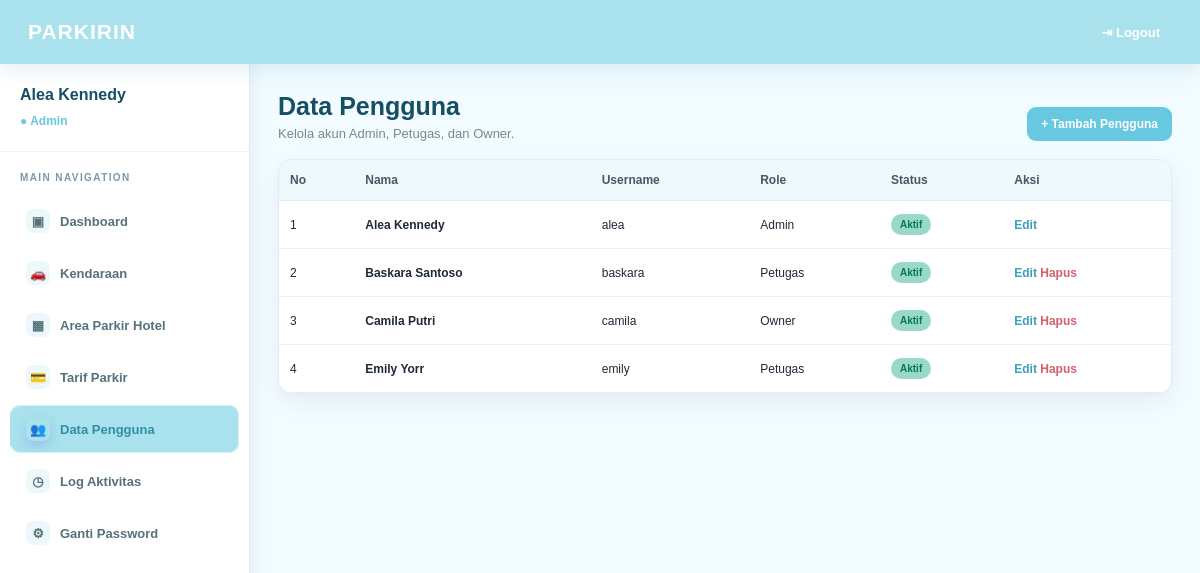
The app's page /index.php?page=user (signed in) with its own data.
### tables this page shows
CREATE TABLE tb_user (
  id_user INT(11) NOT NULL AUTO_INCREMENT,
  nama_lengkap VARCHAR(50) NOT NULL,
  username VARCHAR(50) NOT NULL UNIQUE,
  password VARCHAR(100) NOT NULL,
  role ENUM('admin','petugas','owner') NOT NULL,
  status_aktif TINYINT(1) NOT NULL DEFAULT 1,
  PRIMARY KEY (id_user)
);

### models/user.php (called while the page is built, shortened)
<?php
class User
{
    private $conn;
    public function __construct($conn)
    {
        $this->conn = $conn;
    }
    public function getAll()
    {
        return mysqli_query($this->conn, "SELECT * FROM tb_user ORDER BY id_user ASC");
    }
}
?>

### views/user/index.php (the view, shortened to what this page needs)
<?php
require_once __DIR__ . '/../../config/auth.php';
?>
<!DOCTYPE html>
<html lang="id">
    <head>
        <link rel="stylesheet" href="assets/css/style.css">
    </head>
    <body>
        <header class="topbar fade-in">
            <div class="logo">PARKIRIN</div>
            <a href="controller/logout.php" onclick="return confirm('Anda yakin ingin logout dari akun ini?');">⇥ Logout</a>
        </header>
        <div class="layout">
            <aside class="sidebar fade-in">
                <div class="profile">
                    <h3><?= htmlspecialchars($_SESSION['nama']); ?></h3>
                    <span>● <?= ucfirst(htmlspecialchars($_SESSION['level'])); ?></span>
                </div>
                <div class="nav-title">MAIN NAVIGATION</div>
                <nav>
                    <?php renderNavigation(); ?>
                </nav>
            </aside>
            <main class="content">
                <div class="page-header">
                    <div>
                        <h1>Data Pengguna</h1>
                        <p>Kelola akun Admin, Petugas, dan Owner.</p>
                    </div>
                    <div class="actions">
                        <a class="btn btn-green" href="index.php?page=user&aksi=tambah">+ Tambah Pengguna</a>
                    </div>
                </div>
                <div class="table-card">
                    <table class="crud-table">
                        <thead>
                            <tr>
                                <th>No</th>
                                <th>Nama</th>
                                <th>Username</th>
                                <th>Role</th>
                                <th>Status</th>
                                <th>Aksi</th>
                            </tr>
                        </thead>
                        <tbody>
                            <?php
                            $no = 1;
                            while ($row = mysqli_fetch_assoc($dataUser)):
                            ?>
                            <tr>
                                <td><?= $no++; ?></td>
                                <td>
                                    <b><?= htmlspecialchars($row['nama_lengkap']); ?></b>
                                </td>
                                <td><?= htmlspecialchars($row['username']); ?></td>
                                <td><?= ucfirst(htmlspecialchars($row['role'])); ?></td>
                                <td>
                                    <span class="badge <?= $row['status_aktif']?'green':'red'; ?>">
                                        <?= $row['status_aktif']?'Aktif':'Nonaktif'; ?>
                                    </span>
                                </td>
                                <td class="action-cell">
                                    <a
                                        class="link-edit"
                                        href="index.php?page=user&aksi=edit&id=<?= (int)$row['id_user']; ?>"
                                    >
                                        Edit
                                    </a>
                                    <?php if ((int) $row['id_user'] !== (int) $_SESSION['id_user']): ?>
                                        <a
                                            class="link-delete"
                                            href="index.php?page=user&aksi=hapus&id=<?= (int)$row['id_user']; ?>"
                                            onclick="return confirm('Anda yakin ingin menghapus pengguna ini?');"
                                        >
                                            Hapus
                                        </a>
                                    <?php endif; ?>
                            </td>
                        </tr>
                    <?php endwhile; ?>
                </tbody>
            </table>
        </div>
    </main>
</div>
</body>
</html>

### index.php (shortened to what this page needs)
<?php
require_once __DIR__ . '/config/auth.php';
$page = isset($_GET['page']) ? $_GET['page'] : '';
switch ($page) {
    case 'user':
        require __DIR__ . '/controller/usercontroller.php';
        break;
}
?>

### controller/usercontroller.php (shortened to what this page needs)
<?php
require_once __DIR__ . '/../config/koneksi.php';
require_once __DIR__ . '/../config/auth.php';
require_once __DIR__ . '/../models/user.php';
$model = new User($conn);
$aksi = isset($_GET['aksi']) ? $_GET['aksi'] : 'index';
switch ($aksi) {
    default:
        $dataUser = $model->getAll();
        require __DIR__ . '/../views/user/index.php';
        break;
}
?>

### config/auth.php (shortened to what this page needs)
<?php
function userRole()
{
    return isset($_SESSION['level']) ? $_SESSION['level'] : '';
}
function hasRole($roles)
{
    $roles = (array) $roles;
    return in_array(userRole(), $roles, true);
}
function canAccessPage($page)
{
    $permissions = array(
        'dashboard' => array('owner', 'admin', 'petugas'),
        'transaksi' => array('petugas'),
        'kendaraan' => array('admin'),
        'area' => array('admin'),
        'tarif' => array('admin'),
        'user' => array('admin'),
        'laporan' => array('owner'),
        'log' => array('admin'),
        'password' => array('owner', 'admin', 'petugas')
    );
    return isset($permissions[$page]) && hasRole($permissions[$page]);
}
function menuItems()
{
    $items = array(
        'dashboard' => array('icon' => '▣', 'label' => 'Dashboard'),
        'transaksi' => array('icon' => '↔', 'label' => 'Parkir'),
        'kendaraan' => array('icon' => '🚗', 'label' => 'Kendaraan'),
        'area' => array('icon' => '▦', 'label' => 'Area Parkir Hotel'),
        'tarif' => array('icon' => '💳', 'label' => 'Tarif Parkir'),
        'user' => array('icon' => '👥', 'label' => 'Data Pengguna'),
        'laporan' => array('icon' => '▤', 'label' => 'Rekap Transaksi'),
        'log' => array('icon' => '◷', 'label' => 'Log Aktivitas')
    );
    return $items;
}
function renderNavigation()
{
    $currentPage = isset($_GET['page']) && $_GET['page'] !== '' ? $_GET['page'] : 'dashboard';
    foreach (menuItems() as $page => $item) {
        if (!canAccessPage($page)) {
            continue;
        }
        $active = ($currentPage === $page) ? ' active' : '';
        echo '<a class="' . $active . '" href="index.php?page=' . $page . '" aria-current="' . ($active !== '' ? 'page' : 'false') . '">';
        echo '<span class="nav-icon">' . $item['icon'] . '</span>';
        echo '<span>' . $item['label'] . '</span>';
        echo '</a>';
    }
    if (canAccessPage('password')) {
        $active = ($currentPage === 'password') ? ' active' : '';
        echo '<a class="' . $active . '" href="index.php?page=password" aria-current="' . ($active !== '' ? 'page' : 'false') . '">';
        echo '<span class="nav-icon">⚙</span>';
        echo '<span>Ganti Password</span>';
        echo '</a>';
    }
}
?>

### assets/css/style.css (style rules this page uses)
* { box-sizing: border-box; }
html { scroll-behavior: smooth; }
body { margin: 0; font-family: Arial, Helvetica, sans-serif; background: #f2fbff; color: #1f2937; }
a, button, input, select { transition: all 0.25s ease; }
a { color: inherit; }
.fade-in { animation: fadeIn 0.45s ease both; }
.topbar { min-height: 64px; background: #a9e2ec; color: #ffffff; display: flex; align-items: center; justify-content: space-between; padding: 0 28px; box-shadow: 0 5px 20px rgba(77, 155, 174, 0.16); position: sticky; top: 0; z-index: 20; }
.logo { font-size: 21px; font-weight: 900; letter-spacing: 1px; }
.topbar a { text-decoration: none; font-size: 13px; font-weight: 700; padding: 9px 12px; border-radius: 9px; }
.layout { display: flex; min-height: calc(100vh - 64px); }
.sidebar { width: 250px; background: #ffffff; border-right: 1px solid #d8eef4; box-shadow: 4px 0 18px rgba(36, 42, 80, 0.06); flex-shrink: 0; }
.profile { padding: 22px 20px; border-bottom: 1px solid #e5f5f8; }
.profile h3 { margin: 0 0 7px; font-size: 16px; color: #164e63; }
.profile span { color: #67c8df; font-size: 12px; font-weight: 800; }
.nav-title { color: #7c9aa5; font-size: 10px; letter-spacing: 1.4px; font-weight: 800; padding: 20px 20px 10px; }
.sidebar nav a { position: relative; display: flex; align-items: center; gap: 10px; margin: 4px 10px; padding: 12px 13px 12px 16px; text-decoration: none; color: #55717b; font-size: 13px; font-weight: 700; border-radius: 10px; overflow: hidden; }
.sidebar nav a .nav-icon { width: 24px; min-width: 24px; height: 24px; display: inline-flex; align-items: center; justify-content: center; border-radius: 7px; background: #edf8fa; font-size: 13px; }
.sidebar nav a.active { color: #318da7; background: #a9e2ec; box-shadow: inset 0 0 0 1px #d6f1f7; }
.sidebar nav a.active::before { content: ""; position: absolute; left: 0; top: 7px; bottom: 7px; width: 4px; border-radius: 0 5px 5px 0; background: #a9e2ec; }
.sidebar nav a.active .nav-icon { color: #ffffff; background: #a9e2ec; box-shadow: 0 5px 12px rgba(79, 70, 229, 0.20); }
.content { flex: 1; padding: 28px; animation: fadeIn 0.45s ease both; min-width: 0; }
.content h1 { margin: 0 0 20px; font-size: 25px; color: #164e63; }
.green { background: #9ad9c8; }
.page-header { display: flex; justify-content: space-between; align-items: flex-end; gap: 15px; margin-bottom: 18px; }
.page-header h1 { margin: 0 0 5px; font-size: 25px; color: #164e63; }
.page-header p { margin: 0; color: #718b95; font-size: 13px; }
.actions { white-space: nowrap; }
.btn { display: inline-block; padding: 10px 14px; border-radius: 9px; text-decoration: none; font-size: 12px; font-weight: 700; border: 0; cursor: pointer; }
.btn-green { background: #67c8df; color: #ffffff; }
.table-card, .form-card, .report-card { background: #ffffff; border: 1px solid #d9edf2; border-radius: 14px; box-shadow: 0 8px 22px rgba(31, 41, 95, 0.06); }
.table-card { overflow-x: auto; }
table.crud-table { width: 100%; border-collapse: collapse; }
table.crud-table th { background: #eef9fc; color: #4b5563; padding: 13px 11px; border-bottom: 1px solid #dbeef3; font-size: 12px; text-align: left; white-space: nowrap; }
table.crud-table td { padding: 13px 11px; border-bottom: 1px solid #e6f2f5; font-size: 12px; }
table.crud-table tbody tr { animation: rowIn 0.35s ease both; }
.action-cell { white-space: nowrap; }
.link-edit { color: #3e9fba; text-decoration: none; font-weight: 700; }
.link-delete { color: #d85f6a; text-decoration: none; font-weight: 700; }
.badge { display: inline-block; padding: 5px 9px; border-radius: 999px; font-size: 10px; font-weight: 800; }
.badge.green { background: #9ad9c8; color: #047857; }

### records on screen
tb_user: nama_lengkap "Alea Kennedy", username "alea", role "Admin", status_aktif "Aktif"
tb_user: nama_lengkap "Baskara Santoso", username "baskara", role "Petugas", status_aktif "Aktif"
tb_user: nama_lengkap "Camila Putri", username "camila", role "Owner", status_aktif "Aktif"
tb_user: nama_lengkap "Emily Yorr", username "emily", role "Petugas", status_aktif "Aktif"

### other values on screen
$_SESSION['nama'] "Alea Kennedy"
$_SESSION['level'] "Admin"
$item['icon'] "▣"
$item['label'] "Dashboard"
$item['icon'] "🚗"
$item['label'] "Kendaraan"
$item['icon'] "▦"
$item['label'] "Area Parkir Hotel"
$item['icon'] "💳"
$item['label'] "Tarif Parkir"
$item['icon'] "👥"
$item['label'] "Data Pengguna"
$item['icon'] "◷"
$item['label'] "Log Aktivitas"
